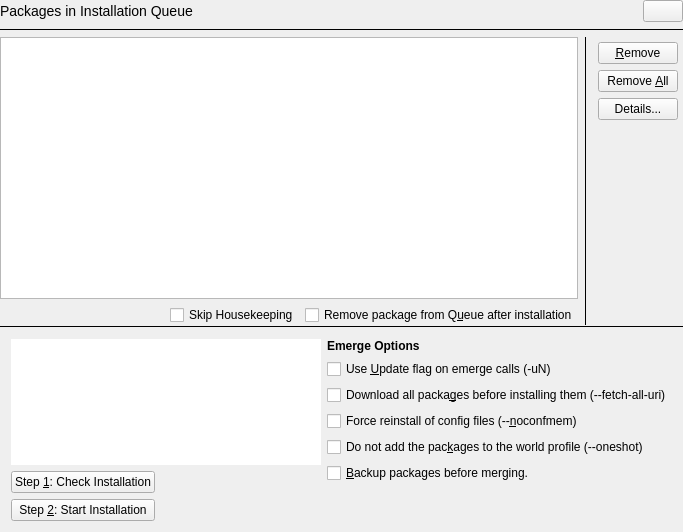
<?xml version="1.0" encoding="UTF-8"?>
<ui version="4.0">
 <class>QueueBase</class>
 <widget class="QWidget" name="QueueBase">
  <property name="geometry">
   <rect>
    <x>0</x>
    <y>0</y>
    <width>683</width>
    <height>532</height>
   </rect>
  </property>
  <property name="sizePolicy">
   <sizepolicy hsizetype="MinimumExpanding" vsizetype="MinimumExpanding">
    <horstretch>0</horstretch>
    <verstretch>0</verstretch>
   </sizepolicy>
  </property>
  <layout class="QVBoxLayout">
   <property name="spacing">
    <number>0</number>
   </property>
   <property name="margin">
    <number>0</number>
   </property>
   <item>
    <layout class="QVBoxLayout">
     <item>
      <layout class="QGridLayout">
       <item row="0" column="2">
        <widget class="QPushButton" name="pbWhatsThis">
         <property name="sizePolicy">
          <sizepolicy hsizetype="Fixed" vsizetype="Fixed">
           <horstretch>0</horstretch>
           <verstretch>0</verstretch>
          </sizepolicy>
         </property>
         <property name="text">
          <string/>
         </property>
        </widget>
       </item>
       <item row="0" column="1">
        <spacer name="spacer5_2">
         <property name="orientation">
          <enum>Qt::Horizontal</enum>
         </property>
         <property name="sizeType">
          <enum>QSizePolicy::Expanding</enum>
         </property>
         <property name="sizeHint" stdset="0">
          <size>
           <width>31</width>
           <height>20</height>
          </size>
         </property>
        </spacer>
       </item>
       <item row="0" column="0">
        <widget class="QLabel" name="textLabel1">
         <property name="sizePolicy">
          <sizepolicy hsizetype="MinimumExpanding" vsizetype="Preferred">
           <horstretch>0</horstretch>
           <verstretch>0</verstretch>
          </sizepolicy>
         </property>
         <property name="text">
          <string>&lt;font size=&quot;+1&quot;&gt;Packages in Installation Queue&lt;/font&gt;</string>
         </property>
         <property name="wordWrap">
          <bool>false</bool>
         </property>
         <property name="margin">
          <number>5</number>
         </property>
        </widget>
       </item>
      </layout>
     </item>
     <item>
      <widget class="Line" name="line1_2">
       <property name="frameShape">
        <enum>QFrame::HLine</enum>
       </property>
       <property name="frameShadow">
        <enum>QFrame::Plain</enum>
       </property>
       <property name="lineWidth">
        <number>1</number>
       </property>
      </widget>
     </item>
     <item>
      <layout class="QHBoxLayout">
       <item>
        <layout class="QVBoxLayout">
         <item>
          <widget class="QueueListView" name="queueView"/>
         </item>
         <item>
          <layout class="QHBoxLayout">
           <item>
            <spacer name="spacer17">
             <property name="orientation">
              <enum>Qt::Horizontal</enum>
             </property>
             <property name="sizeType">
              <enum>QSizePolicy::Expanding</enum>
             </property>
             <property name="sizeHint" stdset="0">
              <size>
               <width>16</width>
               <height>20</height>
              </size>
             </property>
            </spacer>
           </item>
           <item>
            <widget class="QCheckBox" name="cbSkipHousekeeping">
             <property name="text">
              <string>Skip Housekeeping</string>
             </property>
            </widget>
           </item>
           <item>
            <widget class="QCheckBox" name="cbRemove">
             <property name="text">
              <string>Remove package from Q&amp;ueue after installation</string>
             </property>
            </widget>
           </item>
          </layout>
         </item>
        </layout>
       </item>
       <item>
        <widget class="Line" name="line5">
         <property name="frameShape">
          <enum>QFrame::VLine</enum>
         </property>
         <property name="frameShadow">
          <enum>QFrame::Plain</enum>
         </property>
        </widget>
       </item>
       <item>
        <layout class="QGridLayout">
         <property name="margin">
          <number>5</number>
         </property>
         <item row="1" column="0">
          <widget class="QPushButton" name="pbClear">
           <property name="maximumSize">
            <size>
             <width>32767</width>
             <height>25</height>
            </size>
           </property>
           <property name="toolTip">
            <string>Remove all packages in Queue</string>
           </property>
           <property name="text">
            <string>Remove &amp;All</string>
           </property>
           <property name="autoDefault">
            <bool>false</bool>
           </property>
          </widget>
         </item>
         <item row="0" column="0">
          <widget class="QPushButton" name="pbRemove">
           <property name="maximumSize">
            <size>
             <width>32767</width>
             <height>25</height>
            </size>
           </property>
           <property name="toolTip">
            <string>Remove selected package from Queue</string>
           </property>
           <property name="text">
            <string>&amp;Remove</string>
           </property>
           <property name="autoDefault">
            <bool>false</bool>
           </property>
          </widget>
         </item>
         <item row="2" column="0">
          <widget class="QPushButton" name="pbAdvanced">
           <property name="toolTip">
            <string>Show package details...</string>
           </property>
           <property name="text">
            <string>Details...</string>
           </property>
           <property name="shortcut">
            <string>Return, Ctrl+S</string>
           </property>
          </widget>
         </item>
         <item row="3" column="0">
          <spacer name="spacer4">
           <property name="orientation">
            <enum>Qt::Vertical</enum>
           </property>
           <property name="sizeType">
            <enum>QSizePolicy::MinimumExpanding</enum>
           </property>
           <property name="sizeHint" stdset="0">
            <size>
             <width>20</width>
             <height>200</height>
            </size>
           </property>
          </spacer>
         </item>
        </layout>
       </item>
      </layout>
     </item>
    </layout>
   </item>
   <item>
    <widget class="Line" name="line1">
     <property name="frameShape">
      <enum>QFrame::HLine</enum>
     </property>
     <property name="frameShadow">
      <enum>QFrame::Plain</enum>
     </property>
     <property name="lineWidth">
      <number>1</number>
     </property>
    </widget>
   </item>
   <item>
    <widget class="QFrame" name="queueFrame">
     <property name="sizePolicy">
      <sizepolicy hsizetype="Preferred" vsizetype="Ignored">
       <horstretch>0</horstretch>
       <verstretch>0</verstretch>
      </sizepolicy>
     </property>
     <property name="minimumSize">
      <size>
       <width>620</width>
       <height>176</height>
      </size>
     </property>
     <property name="frameShape">
      <enum>QFrame::NoFrame</enum>
     </property>
     <property name="frameShadow">
      <enum>QFrame::Plain</enum>
     </property>
     <layout class="QHBoxLayout">
      <item>
       <layout class="QGridLayout">
        <item row="1" column="0">
         <widget class="QPushButton" name="pbCheck">
          <property name="toolTip">
           <string>Check packages in Queue with emerge pretend</string>
          </property>
          <property name="whatsThis">
           <string>Since many applications depend on each other, any attempt to install a certain software package might result in the installation of several dependencies as well. Don't worry, Portage handles dependencies well. If you want to find out what Portage would install when you ask it to install a certain package.</string>
          </property>
          <property name="text">
           <string>Step &amp;1: Check Installation</string>
          </property>
          <property name="shortcut">
           <string>Alt+1</string>
          </property>
         </widget>
        </item>
        <item row="2" column="0">
         <widget class="QPushButton" name="pbGo">
          <property name="toolTip">
           <string>Start emerge of all packages in Queue</string>
          </property>
          <property name="text">
           <string>Step &amp;2: Start Installation</string>
          </property>
          <property name="shortcut">
           <string>Alt+2</string>
          </property>
         </widget>
        </item>
        <item row="1" column="1" rowspan="2">
         <spacer name="spacer3">
          <property name="orientation">
           <enum>Qt::Horizontal</enum>
          </property>
          <property name="sizeType">
           <enum>QSizePolicy::Expanding</enum>
          </property>
          <property name="sizeHint" stdset="0">
           <size>
            <width>46</width>
            <height>50</height>
           </size>
          </property>
         </spacer>
        </item>
        <item row="0" column="0" colspan="2">
         <widget class="QTextBrowser" name="queueBrowser">
          <property name="sizePolicy">
           <sizepolicy hsizetype="Minimum" vsizetype="Ignored">
            <horstretch>0</horstretch>
            <verstretch>0</verstretch>
           </sizepolicy>
          </property>
          <property name="minimumSize">
           <size>
            <width>200</width>
            <height>90</height>
           </size>
          </property>
          <property name="frameShape">
           <enum>QFrame::NoFrame</enum>
          </property>
          <property name="margin" stdset="0">
           <number>2</number>
          </property>
          <property name="text" stdset="0">
           <string>&lt;b&gt;Summary&lt;/b&gt;&lt;br&gt;
&lt;font color=&quot;gray&quot;&gt;Installation Queue is empty.&lt;/font&gt;</string>
          </property>
         </widget>
        </item>
       </layout>
      </item>
      <item>
       <layout class="QVBoxLayout">
        <item>
         <widget class="QLabel" name="textLabel1_2">
          <property name="sizePolicy">
           <sizepolicy hsizetype="Minimum" vsizetype="Minimum">
            <horstretch>0</horstretch>
            <verstretch>0</verstretch>
           </sizepolicy>
          </property>
          <property name="text">
           <string>&lt;b&gt;Emerge Options&lt;/b&gt;</string>
          </property>
          <property name="wordWrap">
           <bool>false</bool>
          </property>
          <property name="margin">
           <number>0</number>
          </property>
         </widget>
        </item>
        <item>
         <widget class="QCheckBox" name="cbUpdate">
          <property name="text">
           <string>Use &amp;Update flag on emerge calls (-uN)</string>
          </property>
         </widget>
        </item>
        <item>
         <widget class="QCheckBox" name="cbDownload">
          <property name="text">
           <string>Download all packa&amp;ges before installing them (--fetch-all-uri)</string>
          </property>
         </widget>
        </item>
        <item>
         <widget class="QCheckBox" name="cbForceConf">
          <property name="text">
           <string>Force reinstall of config files (--&amp;noconfmem)</string>
          </property>
         </widget>
        </item>
        <item>
         <widget class="QCheckBox" name="cbNoWorld">
          <property name="text">
           <string>Do not add the pac&amp;kages to the world profile (--oneshot)</string>
          </property>
         </widget>
        </item>
        <item>
         <widget class="QCheckBox" name="cbBackupPkg">
          <property name="text">
           <string>&amp;Backup packages before merging.</string>
          </property>
         </widget>
        </item>
        <item>
         <spacer name="spacer5">
          <property name="orientation">
           <enum>Qt::Vertical</enum>
          </property>
          <property name="sizeType">
           <enum>QSizePolicy::Expanding</enum>
          </property>
          <property name="sizeHint" stdset="0">
           <size>
            <width>20</width>
            <height>20</height>
           </size>
          </property>
         </spacer>
        </item>
       </layout>
      </item>
     </layout>
    </widget>
   </item>
  </layout>
 </widget>
 <layoutdefault spacing="6" margin="11"/>
 <customwidgets>
  <customwidget>
   <class>QPushButton</class>
   <extends>QPushButton</extends>
   <header>kpushbutton.h</header>
  </customwidget>
  <customwidget>
   <class>QTextBrowser</class>
   <extends>QTextBrowser</extends>
   <header>ktextbrowser.h</header>
  </customwidget>
  <customwidget>
   <class>QueueListView</class>
   <extends>QTreeView</extends>
   <header>queuelistview.h</header>
  </customwidget>
 </customwidgets>
 <includes>
  <include location="local">kpushbutton.h</include>
  <include location="local">queuelistview.h</include>
  <include location="local">kpushbutton.h</include>
  <include location="local">kpushbutton.h</include>
  <include location="local">kpushbutton.h</include>
  <include location="local">kpushbutton.h</include>
  <include location="local">kpushbutton.h</include>
  <include location="local">ktextbrowser.h</include>
 </includes>
 <resources/>
 <connections/>
</ui>
